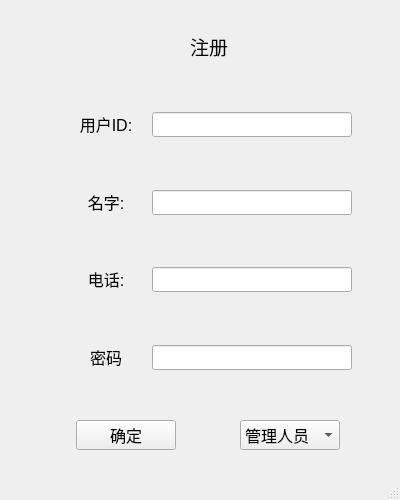
<?xml version="1.0" encoding="UTF-8"?>
<ui version="4.0">
 <class>RegisterScreen</class>
 <widget class="QMainWindow" name="RegisterScreen">
  <property name="geometry">
   <rect>
    <x>0</x>
    <y>0</y>
    <width>400</width>
    <height>500</height>
   </rect>
  </property>
  <property name="minimumSize">
   <size>
    <width>400</width>
    <height>500</height>
   </size>
  </property>
  <property name="maximumSize">
   <size>
    <width>400</width>
    <height>500</height>
   </size>
  </property>
  <property name="windowTitle">
   <string>注册界面</string>
  </property>
  <widget class="QWidget" name="centralwidget">
   <layout class="QVBoxLayout" name="verticalLayout">
    <item>
     <widget class="QWidget" name="WGT_1" native="true">
      <property name="minimumSize">
       <size>
        <width>400</width>
        <height>75</height>
       </size>
      </property>
      <property name="maximumSize">
       <size>
        <width>400</width>
        <height>75</height>
       </size>
      </property>
      <layout class="QHBoxLayout" name="horizontalLayout">
       <item>
        <spacer name="HSP_1">
         <property name="orientation">
          <enum>Qt::Horizontal</enum>
         </property>
         <property name="sizeHint" stdset="0">
          <size>
           <width>40</width>
           <height>20</height>
          </size>
         </property>
        </spacer>
       </item>
       <item>
        <widget class="QLabel" name="label">
         <property name="minimumSize">
          <size>
           <width>100</width>
           <height>30</height>
          </size>
         </property>
         <property name="maximumSize">
          <size>
           <width>100</width>
           <height>30</height>
          </size>
         </property>
         <property name="font">
          <font>
           <pointsize>14</pointsize>
          </font>
         </property>
         <property name="text">
          <string>注册</string>
         </property>
         <property name="alignment">
          <set>Qt::AlignCenter</set>
         </property>
        </widget>
       </item>
       <item>
        <spacer name="HSP_2">
         <property name="orientation">
          <enum>Qt::Horizontal</enum>
         </property>
         <property name="sizeHint" stdset="0">
          <size>
           <width>40</width>
           <height>20</height>
          </size>
         </property>
        </spacer>
       </item>
      </layout>
     </widget>
    </item>
    <item>
     <widget class="QWidget" name="WGT_2" native="true">
      <property name="sizePolicy">
       <sizepolicy hsizetype="Preferred" vsizetype="Preferred">
        <horstretch>0</horstretch>
        <verstretch>0</verstretch>
       </sizepolicy>
      </property>
      <property name="minimumSize">
       <size>
        <width>400</width>
        <height>75</height>
       </size>
      </property>
      <property name="maximumSize">
       <size>
        <width>400</width>
        <height>75</height>
       </size>
      </property>
      <layout class="QHBoxLayout" name="horizontalLayout_2">
       <item>
        <spacer name="HSP_3">
         <property name="orientation">
          <enum>Qt::Horizontal</enum>
         </property>
         <property name="sizeHint" stdset="0">
          <size>
           <width>45</width>
           <height>20</height>
          </size>
         </property>
        </spacer>
       </item>
       <item>
        <widget class="QLabel" name="LBL_ID">
         <property name="minimumSize">
          <size>
           <width>80</width>
           <height>30</height>
          </size>
         </property>
         <property name="maximumSize">
          <size>
           <width>80</width>
           <height>30</height>
          </size>
         </property>
         <property name="font">
          <font>
           <pointsize>12</pointsize>
          </font>
         </property>
         <property name="text">
          <string>用户ID:</string>
         </property>
         <property name="alignment">
          <set>Qt::AlignCenter</set>
         </property>
        </widget>
       </item>
       <item>
        <widget class="QLineEdit" name="LET_ID">
         <property name="sizePolicy">
          <sizepolicy hsizetype="Preferred" vsizetype="Preferred">
           <horstretch>0</horstretch>
           <verstretch>0</verstretch>
          </sizepolicy>
         </property>
         <property name="minimumSize">
          <size>
           <width>200</width>
           <height>25</height>
          </size>
         </property>
         <property name="maximumSize">
          <size>
           <width>200</width>
           <height>25</height>
          </size>
         </property>
        </widget>
       </item>
       <item>
        <spacer name="HSP_4">
         <property name="orientation">
          <enum>Qt::Horizontal</enum>
         </property>
         <property name="sizeHint" stdset="0">
          <size>
           <width>45</width>
           <height>20</height>
          </size>
         </property>
        </spacer>
       </item>
      </layout>
     </widget>
    </item>
    <item>
     <widget class="QWidget" name="WGT_3" native="true">
      <property name="sizePolicy">
       <sizepolicy hsizetype="Preferred" vsizetype="Preferred">
        <horstretch>0</horstretch>
        <verstretch>0</verstretch>
       </sizepolicy>
      </property>
      <property name="minimumSize">
       <size>
        <width>400</width>
        <height>75</height>
       </size>
      </property>
      <property name="maximumSize">
       <size>
        <width>400</width>
        <height>75</height>
       </size>
      </property>
      <layout class="QHBoxLayout" name="horizontalLayout_3">
       <item>
        <spacer name="HSP_5">
         <property name="orientation">
          <enum>Qt::Horizontal</enum>
         </property>
         <property name="sizeHint" stdset="0">
          <size>
           <width>109</width>
           <height>20</height>
          </size>
         </property>
        </spacer>
       </item>
       <item>
        <widget class="QLabel" name="LBL_Name">
         <property name="minimumSize">
          <size>
           <width>80</width>
           <height>30</height>
          </size>
         </property>
         <property name="maximumSize">
          <size>
           <width>80</width>
           <height>30</height>
          </size>
         </property>
         <property name="font">
          <font>
           <pointsize>12</pointsize>
          </font>
         </property>
         <property name="text">
          <string>名字:</string>
         </property>
         <property name="alignment">
          <set>Qt::AlignCenter</set>
         </property>
        </widget>
       </item>
       <item>
        <widget class="QLineEdit" name="LET_Name">
         <property name="sizePolicy">
          <sizepolicy hsizetype="Preferred" vsizetype="Preferred">
           <horstretch>0</horstretch>
           <verstretch>0</verstretch>
          </sizepolicy>
         </property>
         <property name="minimumSize">
          <size>
           <width>200</width>
           <height>25</height>
          </size>
         </property>
         <property name="maximumSize">
          <size>
           <width>200</width>
           <height>25</height>
          </size>
         </property>
        </widget>
       </item>
       <item>
        <spacer name="HSP_6">
         <property name="orientation">
          <enum>Qt::Horizontal</enum>
         </property>
         <property name="sizeHint" stdset="0">
          <size>
           <width>109</width>
           <height>20</height>
          </size>
         </property>
        </spacer>
       </item>
      </layout>
     </widget>
    </item>
    <item>
     <widget class="QWidget" name="WGT_5" native="true">
      <property name="sizePolicy">
       <sizepolicy hsizetype="Preferred" vsizetype="Preferred">
        <horstretch>0</horstretch>
        <verstretch>0</verstretch>
       </sizepolicy>
      </property>
      <property name="minimumSize">
       <size>
        <width>400</width>
        <height>75</height>
       </size>
      </property>
      <property name="maximumSize">
       <size>
        <width>400</width>
        <height>75</height>
       </size>
      </property>
      <layout class="QHBoxLayout" name="horizontalLayout_4">
       <item>
        <spacer name="HSP_7">
         <property name="orientation">
          <enum>Qt::Horizontal</enum>
         </property>
         <property name="sizeHint" stdset="0">
          <size>
           <width>109</width>
           <height>20</height>
          </size>
         </property>
        </spacer>
       </item>
       <item>
        <widget class="QLabel" name="LBL_Phone">
         <property name="minimumSize">
          <size>
           <width>80</width>
           <height>30</height>
          </size>
         </property>
         <property name="maximumSize">
          <size>
           <width>80</width>
           <height>30</height>
          </size>
         </property>
         <property name="font">
          <font>
           <pointsize>12</pointsize>
          </font>
         </property>
         <property name="text">
          <string>电话:</string>
         </property>
         <property name="alignment">
          <set>Qt::AlignCenter</set>
         </property>
        </widget>
       </item>
       <item>
        <widget class="QLineEdit" name="LET_Phone">
         <property name="minimumSize">
          <size>
           <width>200</width>
           <height>25</height>
          </size>
         </property>
         <property name="maximumSize">
          <size>
           <width>200</width>
           <height>25</height>
          </size>
         </property>
        </widget>
       </item>
       <item>
        <spacer name="HSP_8">
         <property name="orientation">
          <enum>Qt::Horizontal</enum>
         </property>
         <property name="sizeHint" stdset="0">
          <size>
           <width>109</width>
           <height>20</height>
          </size>
         </property>
        </spacer>
       </item>
      </layout>
     </widget>
    </item>
    <item>
     <widget class="QWidget" name="WGT_6" native="true">
      <property name="sizePolicy">
       <sizepolicy hsizetype="Preferred" vsizetype="Preferred">
        <horstretch>0</horstretch>
        <verstretch>0</verstretch>
       </sizepolicy>
      </property>
      <property name="minimumSize">
       <size>
        <width>400</width>
        <height>75</height>
       </size>
      </property>
      <property name="maximumSize">
       <size>
        <width>400</width>
        <height>75</height>
       </size>
      </property>
      <layout class="QHBoxLayout" name="horizontalLayout_5">
       <item>
        <spacer name="HSP_9">
         <property name="orientation">
          <enum>Qt::Horizontal</enum>
         </property>
         <property name="sizeHint" stdset="0">
          <size>
           <width>109</width>
           <height>20</height>
          </size>
         </property>
        </spacer>
       </item>
       <item>
        <widget class="QLabel" name="LBL_Password">
         <property name="minimumSize">
          <size>
           <width>80</width>
           <height>30</height>
          </size>
         </property>
         <property name="maximumSize">
          <size>
           <width>80</width>
           <height>30</height>
          </size>
         </property>
         <property name="font">
          <font>
           <pointsize>12</pointsize>
          </font>
         </property>
         <property name="text">
          <string>密码</string>
         </property>
         <property name="alignment">
          <set>Qt::AlignCenter</set>
         </property>
        </widget>
       </item>
       <item>
        <widget class="QLineEdit" name="LET_Password">
         <property name="minimumSize">
          <size>
           <width>200</width>
           <height>25</height>
          </size>
         </property>
         <property name="maximumSize">
          <size>
           <width>200</width>
           <height>25</height>
          </size>
         </property>
        </widget>
       </item>
       <item>
        <spacer name="HSP_10">
         <property name="orientation">
          <enum>Qt::Horizontal</enum>
         </property>
         <property name="sizeHint" stdset="0">
          <size>
           <width>109</width>
           <height>20</height>
          </size>
         </property>
        </spacer>
       </item>
      </layout>
     </widget>
    </item>
    <item>
     <widget class="QWidget" name="WGT_7" native="true">
      <property name="minimumSize">
       <size>
        <width>400</width>
        <height>75</height>
       </size>
      </property>
      <property name="maximumSize">
       <size>
        <width>400</width>
        <height>75</height>
       </size>
      </property>
      <layout class="QHBoxLayout" name="horizontalLayout_6">
       <item>
        <spacer name="HSP_11">
         <property name="orientation">
          <enum>Qt::Horizontal</enum>
         </property>
         <property name="sizeType">
          <enum>QSizePolicy::Preferred</enum>
         </property>
         <property name="sizeHint" stdset="0">
          <size>
           <width>50</width>
           <height>20</height>
          </size>
         </property>
        </spacer>
       </item>
       <item>
        <widget class="QPushButton" name="BTN_Ensure">
         <property name="sizePolicy">
          <sizepolicy hsizetype="Preferred" vsizetype="Preferred">
           <horstretch>0</horstretch>
           <verstretch>0</verstretch>
          </sizepolicy>
         </property>
         <property name="minimumSize">
          <size>
           <width>100</width>
           <height>30</height>
          </size>
         </property>
         <property name="maximumSize">
          <size>
           <width>100</width>
           <height>30</height>
          </size>
         </property>
         <property name="font">
          <font>
           <pointsize>12</pointsize>
          </font>
         </property>
         <property name="text">
          <string>确定</string>
         </property>
        </widget>
       </item>
       <item>
        <spacer name="horizontalSpacer">
         <property name="orientation">
          <enum>Qt::Horizontal</enum>
         </property>
         <property name="sizeType">
          <enum>QSizePolicy::Preferred</enum>
         </property>
         <property name="sizeHint" stdset="0">
          <size>
           <width>50</width>
           <height>20</height>
          </size>
         </property>
        </spacer>
       </item>
       <item>
        <widget class="QComboBox" name="CBX_Type">
         <property name="sizePolicy">
          <sizepolicy hsizetype="Preferred" vsizetype="Preferred">
           <horstretch>80</horstretch>
           <verstretch>30</verstretch>
          </sizepolicy>
         </property>
         <property name="minimumSize">
          <size>
           <width>100</width>
           <height>30</height>
          </size>
         </property>
         <property name="maximumSize">
          <size>
           <width>100</width>
           <height>30</height>
          </size>
         </property>
         <property name="font">
          <font>
           <pointsize>12</pointsize>
          </font>
         </property>
         <property name="currentText">
          <string>管理人员</string>
         </property>
         <item>
          <property name="text">
           <string>管理人员</string>
          </property>
         </item>
         <item>
          <property name="text">
           <string>中介销售</string>
          </property>
         </item>
         <item>
          <property name="text">
           <string>用户</string>
          </property>
         </item>
        </widget>
       </item>
       <item>
        <spacer name="HSP_12">
         <property name="orientation">
          <enum>Qt::Horizontal</enum>
         </property>
         <property name="sizeType">
          <enum>QSizePolicy::Preferred</enum>
         </property>
         <property name="sizeHint" stdset="0">
          <size>
           <width>50</width>
           <height>20</height>
          </size>
         </property>
        </spacer>
       </item>
      </layout>
     </widget>
    </item>
   </layout>
  </widget>
  <widget class="QStatusBar" name="statusbar"/>
 </widget>
 <resources/>
 <connections/>
</ui>
